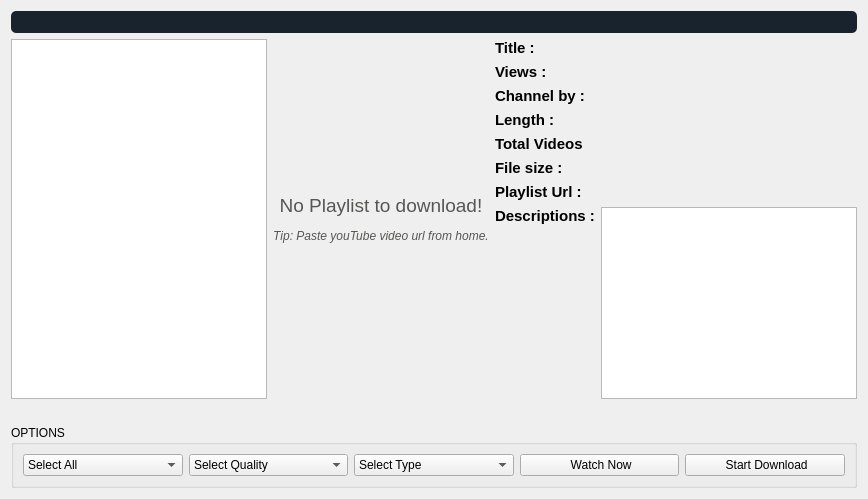
            <widget class="QWidget" name="stackedWidgetPage3">
             <layout class="QVBoxLayout" name="verticalLayout_6">
              <item>
               <widget class="QProgressBar" name="playlist_progressBar">
                <property name="styleSheet">
                 <string notr="true">QProgressBar:horizontal {
border-radius: 5px;
background:rgba(0,0,0,0.1);
color: white;
background-color: rgba(25, 35, 45, 1);

}
QProgressBar::chunk:horizontal {
background:rgb(228, 27, 27);
color: white;

}
QProgressBar 
{ 
color: white; 
border:none;
}
</string>
                </property>
                <property name="maximum">
                 <number>1</number>
                </property>
                <property name="value">
                 <number>-1</number>
                </property>
               </widget>
              </item>
              <item>
               <layout class="QHBoxLayout" name="horizontalLayout_27">
                <item>
                 <widget class="QGraphicsView" name="graphicsView_playlist">
                  <property name="sizePolicy">
                   <sizepolicy hsizetype="Preferred" vsizetype="Expanding">
                    <horstretch>0</horstretch>
                    <verstretch>0</verstretch>
                   </sizepolicy>
                  </property>
                  <property name="verticalScrollBarPolicy">
                   <enum>Qt::ScrollBarAlwaysOff</enum>
                  </property>
                  <property name="horizontalScrollBarPolicy">
                   <enum>Qt::ScrollBarAlwaysOff</enum>
                  </property>
                 </widget>
                </item>
                <item>
                 <widget class="QLabel" name="textBrowser_playlist_thumbnail">
                  <property name="sizePolicy">
                   <sizepolicy hsizetype="Preferred" vsizetype="Expanding">
                    <horstretch>0</horstretch>
                    <verstretch>0</verstretch>
                   </sizepolicy>
                  </property>
                  <property name="text">
                   <string>&lt;html&gt;&lt;head/&gt;&lt;body&gt;&lt;p align=&quot;center&quot;&gt;&lt;img src=&quot;:/myresource/resource/playlist_7.png&quot; height=&quot;55&quot;/&gt;&lt;/p&gt;&lt;p align=&quot;center&quot;&gt;&lt;span style=&quot; font-size:14pt; color:#555753;&quot;&gt;No Playlist to download!&lt;/span&gt;&lt;/p&gt;&lt;p align=&quot;center&quot;&gt;&lt;span style=&quot; font-style:italic; color:#555753;&quot;&gt;Tip: Paste youTube video url from home.&lt;/span&gt;&lt;/p&gt;&lt;/body&gt;&lt;/html&gt;</string>
                  </property>
                  <property name="scaledContents">
                   <bool>true</bool>
                  </property>
                  <property name="alignment">
                   <set>Qt::AlignCenter</set>
                  </property>
                 </widget>
                </item>
                <item>
                 <layout class="QGridLayout" name="gridLayout_8">
                  <item row="1" column="0">
                   <widget class="QLabel" name="label_12">
                    <property name="sizePolicy">
                     <sizepolicy hsizetype="Preferred" vsizetype="Preferred">
                      <horstretch>0</horstretch>
                      <verstretch>0</verstretch>
                     </sizepolicy>
                    </property>
                    <property name="font">
                     <font>
                      <pointsize>11</pointsize>
                      <weight>75</weight>
                      <bold>true</bold>
                     </font>
                    </property>
                    <property name="text">
                     <string>Views :</string>
                    </property>
                    <property name="alignment">
                     <set>Qt::AlignLeading|Qt::AlignLeft|Qt::AlignTop</set>
                    </property>
                    <property name="textInteractionFlags">
                     <set>Qt::TextBrowserInteraction</set>
                    </property>
                   </widget>
                  </item>
                  <item row="0" column="0">
                   <widget class="QLabel" name="label_13">
                    <property name="sizePolicy">
                     <sizepolicy hsizetype="Preferred" vsizetype="Preferred">
                      <horstretch>0</horstretch>
                      <verstretch>0</verstretch>
                     </sizepolicy>
                    </property>
                    <property name="font">
                     <font>
                      <pointsize>11</pointsize>
                      <weight>75</weight>
                      <bold>true</bold>
                     </font>
                    </property>
                    <property name="text">
                     <string>Title :</string>
                    </property>
                    <property name="alignment">
                     <set>Qt::AlignLeading|Qt::AlignLeft|Qt::AlignTop</set>
                    </property>
                    <property name="textInteractionFlags">
                     <set>Qt::TextBrowserInteraction</set>
                    </property>
                   </widget>
                  </item>
                  <item row="2" column="1">
                   <widget class="QLabel" name="by_channel_playlist">
                    <property name="cursor">
                     <cursorShape>IBeamCursor</cursorShape>
                    </property>
                    <property name="text">
                     <string/>
                    </property>
                    <property name="alignment">
                     <set>Qt::AlignLeading|Qt::AlignLeft|Qt::AlignTop</set>
                    </property>
                    <property name="openExternalLinks">
                     <bool>true</bool>
                    </property>
                    <property name="textInteractionFlags">
                     <set>Qt::TextBrowserInteraction</set>
                    </property>
                   </widget>
                  </item>
                  <item row="8" column="1">
                   <widget class="QTextEdit" name="descriptions_playlist">
                    <property name="sizePolicy">
                     <sizepolicy hsizetype="Preferred" vsizetype="Expanding">
                      <horstretch>0</horstretch>
                      <verstretch>0</verstretch>
                     </sizepolicy>
                    </property>
                    <property name="readOnly">
                     <bool>true</bool>
                    </property>
                    <property name="textInteractionFlags">
                     <set>Qt::TextBrowserInteraction</set>
                    </property>
                   </widget>
                  </item>
                  <item row="0" column="1">
                   <widget class="QLabel" name="video_title_playlist">
                    <property name="font">
                     <font>
                      <pointsize>11</pointsize>
                      <weight>50</weight>
                      <bold>false</bold>
                     </font>
                    </property>
                    <property name="cursor">
                     <cursorShape>IBeamCursor</cursorShape>
                    </property>
                    <property name="text">
                     <string/>
                    </property>
                    <property name="alignment">
                     <set>Qt::AlignLeading|Qt::AlignLeft|Qt::AlignTop</set>
                    </property>
                    <property name="wordWrap">
                     <bool>false</bool>
                    </property>
                    <property name="textInteractionFlags">
                     <set>Qt::TextBrowserInteraction</set>
                    </property>
                   </widget>
                  </item>
                  <item row="6" column="1">
                   <widget class="QLabel" name="video_size_playlist">
                    <property name="cursor">
                     <cursorShape>IBeamCursor</cursorShape>
                    </property>
                    <property name="text">
                     <string/>
                    </property>
                    <property name="alignment">
                     <set>Qt::AlignLeading|Qt::AlignLeft|Qt::AlignTop</set>
                    </property>
                    <property name="wordWrap">
                     <bool>false</bool>
                    </property>
                    <property name="textInteractionFlags">
                     <set>Qt::TextBrowserInteraction</set>
                    </property>
                   </widget>
                  </item>
                  <item row="5" column="0">
                   <widget class="QLabel" name="label_25">
                    <property name="sizePolicy">
                     <sizepolicy hsizetype="Preferred" vsizetype="Preferred">
                      <horstretch>0</horstretch>
                      <verstretch>0</verstretch>
                     </sizepolicy>
                    </property>
                    <property name="font">
                     <font>
                      <pointsize>11</pointsize>
                      <weight>75</weight>
                      <bold>true</bold>
                     </font>
                    </property>
                    <property name="text">
                     <string>Total Videos</string>
                    </property>
                    <property name="alignment">
                     <set>Qt::AlignLeading|Qt::AlignLeft|Qt::AlignTop</set>
                    </property>
                    <property name="textInteractionFlags">
                     <set>Qt::TextBrowserInteraction</set>
                    </property>
                   </widget>
                  </item>
                  <item row="3" column="1">
                   <widget class="QLabel" name="video_length_playlist">
                    <property name="cursor">
                     <cursorShape>IBeamCursor</cursorShape>
                    </property>
                    <property name="text">
                     <string/>
                    </property>
                    <property name="alignment">
                     <set>Qt::AlignLeading|Qt::AlignLeft|Qt::AlignTop</set>
                    </property>
                    <property name="textInteractionFlags">
                     <set>Qt::TextBrowserInteraction</set>
                    </property>
                   </widget>
                  </item>
                  <item row="1" column="1">
                   <widget class="QLabel" name="views_playlist">
                    <property name="cursor">
                     <cursorShape>IBeamCursor</cursorShape>
                    </property>
                    <property name="text">
                     <string/>
                    </property>
                    <property name="alignment">
                     <set>Qt::AlignLeading|Qt::AlignLeft|Qt::AlignTop</set>
                    </property>
                    <property name="textInteractionFlags">
                     <set>Qt::TextBrowserInteraction</set>
                    </property>
                   </widget>
                  </item>
                  <item row="6" column="0">
                   <widget class="QLabel" name="label_11">
                    <property name="sizePolicy">
                     <sizepolicy hsizetype="Preferred" vsizetype="Preferred">
                      <horstretch>0</horstretch>
                      <verstretch>0</verstretch>
                     </sizepolicy>
                    </property>
                    <property name="font">
                     <font>
                      <pointsize>11</pointsize>
                      <weight>75</weight>
                      <bold>true</bold>
                     </font>
                    </property>
                    <property name="text">
                     <string>File size :</string>
                    </property>
                    <property name="alignment">
                     <set>Qt::AlignLeading|Qt::AlignLeft|Qt::AlignTop</set>
                    </property>
                    <property name="textInteractionFlags">
                     <set>Qt::TextBrowserInteraction</set>
                    </property>
                   </widget>
                  </item>
                  <item row="3" column="0">
                   <widget class="QLabel" name="label_15">
                    <property name="sizePolicy">
                     <sizepolicy hsizetype="Preferred" vsizetype="Preferred">
                      <horstretch>0</horstretch>
                      <verstretch>0</verstretch>
                     </sizepolicy>
                    </property>
                    <property name="font">
                     <font>
                      <pointsize>11</pointsize>
                      <weight>75</weight>
                      <bold>true</bold>
                     </font>
                    </property>
                    <property name="text">
                     <string>Length :</string>
                    </property>
                    <property name="alignment">
                     <set>Qt::AlignLeading|Qt::AlignLeft|Qt::AlignTop</set>
                    </property>
                    <property name="textInteractionFlags">
                     <set>Qt::TextBrowserInteraction</set>
                    </property>
                   </widget>
                  </item>
                  <item row="2" column="0">
                   <widget class="QLabel" name="label_17">
                    <property name="sizePolicy">
                     <sizepolicy hsizetype="Preferred" vsizetype="Preferred">
                      <horstretch>0</horstretch>
                      <verstretch>0</verstretch>
                     </sizepolicy>
                    </property>
                    <property name="font">
                     <font>
                      <pointsize>11</pointsize>
                      <weight>75</weight>
                      <bold>true</bold>
                     </font>
                    </property>
                    <property name="text">
                     <string>Channel by :</string>
                    </property>
                    <property name="alignment">
                     <set>Qt::AlignLeading|Qt::AlignLeft|Qt::AlignTop</set>
                    </property>
                    <property name="textInteractionFlags">
                     <set>Qt::TextBrowserInteraction</set>
                    </property>
                   </widget>
                  </item>
                  <item row="8" column="0">
                   <widget class="QLabel" name="label_18">
                    <property name="sizePolicy">
                     <sizepolicy hsizetype="Preferred" vsizetype="Preferred">
                      <horstretch>0</horstretch>
                      <verstretch>0</verstretch>
                     </sizepolicy>
                    </property>
                    <property name="font">
                     <font>
                      <pointsize>11</pointsize>
                      <weight>75</weight>
                      <bold>true</bold>
                     </font>
                    </property>
                    <property name="text">
                     <string>Descriptions :</string>
                    </property>
                    <property name="alignment">
                     <set>Qt::AlignLeading|Qt::AlignLeft|Qt::AlignTop</set>
                    </property>
                    <property name="textInteractionFlags">
                     <set>Qt::TextBrowserInteraction</set>
                    </property>
                   </widget>
                  </item>
                  <item row="5" column="1">
                   <widget class="QLabel" name="video_total_playlist">
                    <property name="cursor">
                     <cursorShape>IBeamCursor</cursorShape>
                    </property>
                    <property name="text">
                     <string/>
                    </property>
                    <property name="alignment">
                     <set>Qt::AlignLeading|Qt::AlignLeft|Qt::AlignTop</set>
                    </property>
                    <property name="textInteractionFlags">
                     <set>Qt::TextBrowserInteraction</set>
                    </property>
                   </widget>
                  </item>
                  <item row="7" column="0">
                   <widget class="QLabel" name="label_28">
                    <property name="sizePolicy">
                     <sizepolicy hsizetype="Preferred" vsizetype="Preferred">
                      <horstretch>0</horstretch>
                      <verstretch>0</verstretch>
                     </sizepolicy>
                    </property>
                    <property name="font">
                     <font>
                      <pointsize>11</pointsize>
                      <weight>75</weight>
                      <bold>true</bold>
                     </font>
                    </property>
                    <property name="text">
                     <string>Playlist Url :</string>
                    </property>
                    <property name="alignment">
                     <set>Qt::AlignLeading|Qt::AlignLeft|Qt::AlignTop</set>
                    </property>
                    <property name="textInteractionFlags">
                     <set>Qt::TextBrowserInteraction</set>
                    </property>
                   </widget>
                  </item>
                  <item row="7" column="1">
                   <widget class="QLabel" name="watch_url_playlist">
                    <property name="cursor">
                     <cursorShape>IBeamCursor</cursorShape>
                    </property>
                    <property name="text">
                     <string/>
                    </property>
                    <property name="textFormat">
                     <enum>Qt::RichText</enum>
                    </property>
                    <property name="alignment">
                     <set>Qt::AlignLeading|Qt::AlignLeft|Qt::AlignTop</set>
                    </property>
                    <property name="wordWrap">
                     <bool>true</bool>
                    </property>
                    <property name="openExternalLinks">
                     <bool>true</bool>
                    </property>
                    <property name="textInteractionFlags">
                     <set>Qt::TextBrowserInteraction</set>
                    </property>
                   </widget>
                  </item>
                 </layout>
                </item>
               </layout>
              </item>
              <item>
               <spacer name="verticalSpacer_5">
                <property name="orientation">
                 <enum>Qt::Vertical</enum>
                </property>
                <property name="sizeType">
                 <enum>QSizePolicy::Fixed</enum>
                </property>
                <property name="sizeHint" stdset="0">
                 <size>
                  <width>20</width>
                  <height>20</height>
                 </size>
                </property>
               </spacer>
              </item>
              <item>
               <widget class="QGroupBox" name="groupBox_11">
                <property name="sizePolicy">
                 <sizepolicy hsizetype="Preferred" vsizetype="Fixed">
                  <horstretch>0</horstretch>
                  <verstretch>0</verstretch>
                 </sizepolicy>
                </property>
                <property name="title">
                 <string>OPTIONS</string>
                </property>
                <layout class="QHBoxLayout" name="horizontalLayout_20">
                 <item>
                  <layout class="QGridLayout" name="gridLayout_2">
                   <item row="0" column="2">
                    <widget class="QComboBox" name="select_type_playlist_2">
                     <property name="sizePolicy">
                      <sizepolicy hsizetype="Preferred" vsizetype="Fixed">
                       <horstretch>0</horstretch>
                       <verstretch>0</verstretch>
                      </sizepolicy>
                     </property>
                     <property name="cursor">
                      <cursorShape>PointingHandCursor</cursorShape>
                     </property>
                     <property name="styleSheet">
                      <string notr="true"/>
                     </property>
                     <property name="iconSize">
                      <size>
                       <width>20</width>
                       <height>20</height>
                      </size>
                     </property>
                     <item>
                      <property name="text">
                       <string>Select Type</string>
                      </property>
                      <property name="icon">
                       <iconset resource="resource.qrc">
                        <normaloff>:/myresource/resource/video_7.png</normaloff>:/myresource/resource/video_7.png</iconset>
                      </property>
                     </item>
                    </widget>
                   </item>
                   <item row="0" column="1">
                    <widget class="QComboBox" name="select_quality_playlist_2">
                     <property name="sizePolicy">
                      <sizepolicy hsizetype="Preferred" vsizetype="Fixed">
                       <horstretch>0</horstretch>
                       <verstretch>0</verstretch>
                      </sizepolicy>
                     </property>
                     <property name="cursor">
                      <cursorShape>PointingHandCursor</cursorShape>
                     </property>
                     <property name="styleSheet">
                      <string notr="true"/>
                     </property>
                     <property name="iconSize">
                      <size>
                       <width>20</width>
                       <height>20</height>
                      </size>
                     </property>
                     <item>
                      <property name="text">
                       <string>Select Quality</string>
                      </property>
                      <property name="icon">
                       <iconset resource="resource.qrc">
                        <normaloff>:/myresource/resource/icons8-ok-144.png</normaloff>:/myresource/resource/icons8-ok-144.png</iconset>
                      </property>
                     </item>
                    </widget>
                   </item>
                   <item row="0" column="0">
                    <widget class="QComboBox" name="select_videos_playlist_2">
                     <property name="enabled">
                      <bool>true</bool>
                     </property>
                     <property name="sizePolicy">
                      <sizepolicy hsizetype="Preferred" vsizetype="Fixed">
                       <horstretch>0</horstretch>
                       <verstretch>0</verstretch>
                      </sizepolicy>
                     </property>
                     <property name="cursor">
                      <cursorShape>PointingHandCursor</cursorShape>
                     </property>
                     <property name="styleSheet">
                      <string notr="true"/>
                     </property>
                     <property name="iconSize">
                      <size>
                       <width>20</width>
                       <height>20</height>
                      </size>
                     </property>
                     <item>
                      <property name="text">
                       <string>Select All</string>
                      </property>
                      <property name="icon">
                       <iconset resource="resource.qrc">
                        <normaloff>:/myresource/resource/icons8-double-tick-100.png</normaloff>:/myresource/resource/icons8-double-tick-100.png</iconset>
                      </property>
                     </item>
                    </widget>
                   </item>
                   <item row="0" column="6">
                    <widget class="QPushButton" name="download_button_playlist_2">
                     <property name="sizePolicy">
                      <sizepolicy hsizetype="Preferred" vsizetype="Fixed">
                       <horstretch>0</horstretch>
                       <verstretch>0</verstretch>
                      </sizepolicy>
                     </property>
                     <property name="cursor">
                      <cursorShape>PointingHandCursor</cursorShape>
                     </property>
                     <property name="styleSheet">
                      <string notr="true"/>
                     </property>
                     <property name="text">
                      <string> Start Download</string>
                     </property>
                     <property name="icon">
                      <iconset resource="resource.qrc">
                       <normaloff>:/myresource/resource/icons8-download-from-cloud-90.png</normaloff>:/myresource/resource/icons8-download-from-cloud-90.png</iconset>
                     </property>
                     <property name="iconSize">
                      <size>
                       <width>25</width>
                       <height>25</height>
                      </size>
                     </property>
                    </widget>
                   </item>
                   <item row="0" column="3">
                    <widget class="QPushButton" name="play_from_playlist">
                     <property name="sizePolicy">
                      <sizepolicy hsizetype="Preferred" vsizetype="Fixed">
                       <horstretch>0</horstretch>
                       <verstretch>0</verstretch>
                      </sizepolicy>
                     </property>
                     <property name="cursor">
                      <cursorShape>PointingHandCursor</cursorShape>
                     </property>
                     <property name="styleSheet">
                      <string notr="true"/>
                     </property>
                     <property name="text">
                      <string> Watch Now</string>
                     </property>
                     <property name="icon">
                      <iconset resource="resource.qrc">
                       <normaloff>:/myresource/resource/icons8-play-100.png</normaloff>:/myresource/resource/icons8-play-100.png</iconset>
                     </property>
                     <property name="iconSize">
                      <size>
                       <width>25</width>
                       <height>25</height>
                      </size>
                     </property>
                    </widget>
                   </item>
                  </layout>
                 </item>
                </layout>
               </widget>
              </item>
             </layout>
            </widget>
